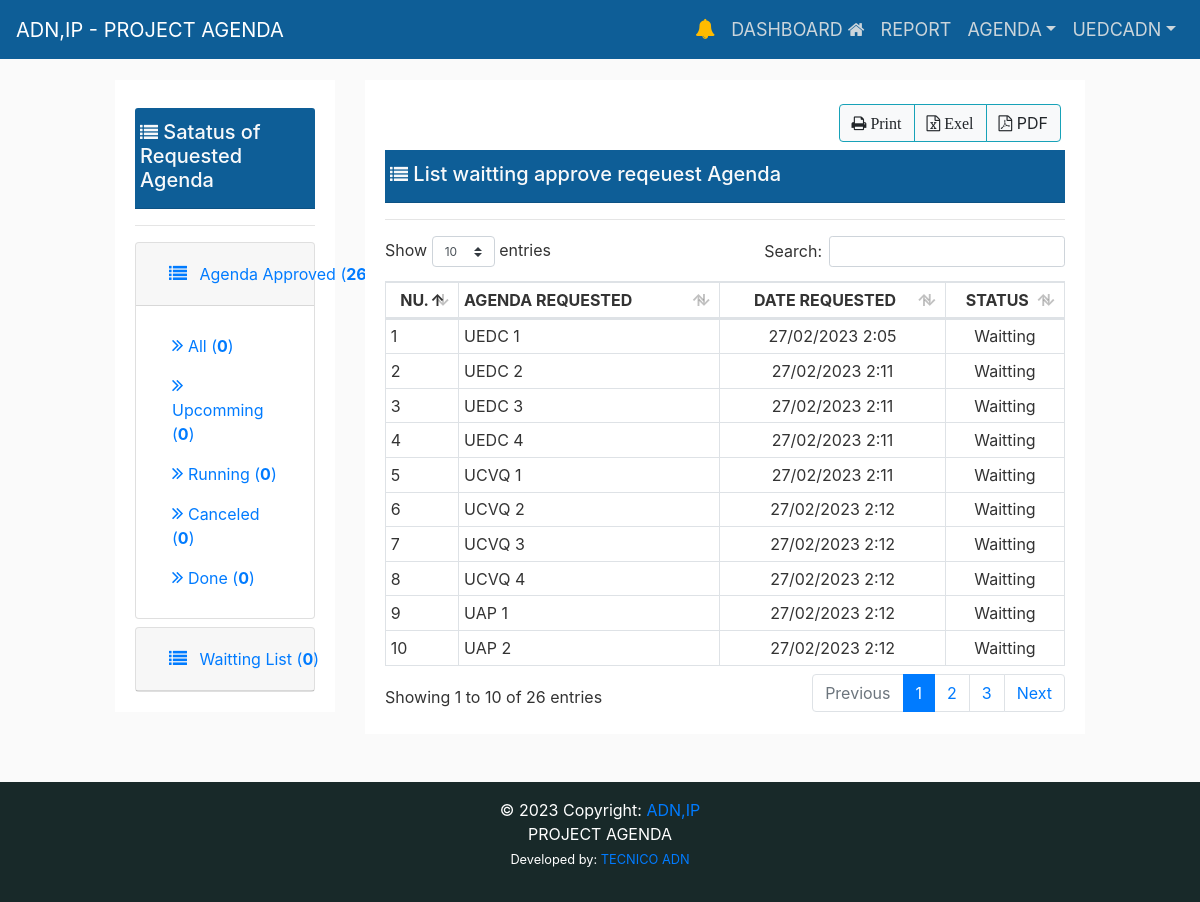
The page /request-agenda/waitting/list/ (signed in) on the database its author committed.
### eventapps/authentication/models.py (models this page shows)
class User(AbstractUser):
    is_dei = models.BooleanField(default=False, verbose_name='Director')
    is_adj = models.BooleanField(default=False, verbose_name='Adjunto')
    is_uga = models.BooleanField(default=False, verbose_name='UGA')
    is_uap = models.BooleanField(default=False, verbose_name='UAP')
    is_ucvq = models.BooleanField(default=False, verbose_name='UCVQ')
    is_uedc = models.BooleanField(default=False, verbose_name='UEDC')
    is_secretary = models.BooleanField(
        default=False, verbose_name='SECRETARY')
    is_media = models.BooleanField(default=False, verbose_name='MEDIA')

### eventapps/event/models.py (models this page shows, shortened)
class RequestAgenda(models.Model):
    user = models.ForeignKey(
        User, on_delete=models.CASCADE, related_name="requestagenda")
    title = models.CharField(
        max_length=255, unique=True, verbose_name='Request Agenda:')
    title_slug = models.SlugField(
        max_length=255, null=False, unique=True, verbose_name='Title-Slug')
    is_approve = models.BooleanField(default=False)
    requested_at = models.DateTimeField(auto_now_add=True)
    approved_at = models.DateTimeField(auto_now=True)
    STATUS = (
        ('Pending', 'Pending'),
        ('Read', 'Read'),
    )
    status = models.CharField(max_length=10, choices=STATUS)
    class Meta:
        verbose_name_plural = ("Request Agenda")

### eventapps/event/views.py (the view)
# urls.py: path('request-agenda/waitting/list/', views.waitting_requestedagenda_list,
@login_required(login_url="/login/")
def waitting_requestedagenda_list(request):
    context = {
    }
    return render(request, 'event/request_waitting_list.html', context)

### eventapps/templates/event/request_waitting_list.html (shortened to what this page needs)
{% extends "layouts/base.html" %}
{% load static %}
{% block content %}
<div class="row d-flex justify-content-center ">
    <div class="col-sm-3">
        <div class="border-info shadow-lg bg-white">
            <div class="card-body">
                <div class="card-header bg-card pb-2 mt-2 d-flex justify-content-between">
                    <div class="row flex-row">
                        <h5 class="text-light"> <i class="fa fa-list " style="font-size:18px;"></i> Satatus of Requested
                            Agenda</h5>
                    </div>
                </div>
                <hr>
                <div id="accordion">
                    <div class="card mb-2">
                        <div class="card-header " id="headingOne">
                            <h5 class="mb-0">
                                <button class="btn btn-link" data-toggle="collapse" data-target="#collapseOne"
                                    aria-expanded="true" aria-controls="collapseOne">
                                    <i class="fa fa-list pr-2" style="font-size:18px;"></i>
                                    Agenda Approved
                                    {% if request_approved.count > 0%}
                                    (<b>{{request_approved.count}}</b>)
                                    {% else %}
                                    (<b>0</b>)
                                    {% endif %}
                                </button>
                            </h5>
                        </div>
                        <div id="collapseOne" class="collapse show" aria-labelledby="headingOne"
                            data-parent="#accordion">
                            <div class="card-body">
                                <ul class="nav flex-column">
                                    <li class="nav-item">
                                        <a class="nav-link active" href="#"> <i class="fa fa-angle-double-right"
                                                style="font-size:20px"></i> All (<b>0</b>)</a>
                                    </li>
                                    <li class="nav-item">
                                        <a class="nav-link active" href="#"> <i class="fa fa-angle-double-right"
                                                style="font-size:20px"></i> Upcomming
                                            (<b>0</b>)</a>
                                    </li>
                                    <li class="nav-item">
                                        <a class="nav-link active" href="#"> <i class="fa fa-angle-double-right"
                                                style="font-size:20px"></i> Running
                                            (<b>0</b>)</a>
                                    </li>
                                    <li class="nav-item">
                                        <a class="nav-link active" href="#"> <i class="fa fa-angle-double-right"
                                                style="font-size:20px"></i> Canceled
                                            (<b>0</b>)</a>
                                    </li>
                                    <li class="nav-item">
                                        <a class="nav-link active" href="#"> <i class="fa fa-angle-double-right"
                                                style="font-size:20px"></i> Done
                                            (<b>0</b>)</a>
                                    </li>
                                </ul>
                            </div>
                        </div>
                    </div>
                    <div class="card">
                        <div class="card-header" id="headingTwo">
                            <h5 class="mb-0">
                                <button class="btn btn-link collapsed" data-toggle="collapse" data-target="#collapseTwo"
                                    aria-expanded="false" aria-controls="collapseTwo"><i class="fa fa-list pr-2"
                                        style="font-size:18px;"></i>
                                    Waitting List
                                    {% if request_waitting.count > 0%}
                                    (<b>{{request_waitting.count}}</b>)
                                    {% else %}
                                    (<b>0</b>)
                                    {% endif %}
                                </button>
                            </h5>
                        </div>
                    </div>
                </div>
            </div>
        </div>
    </div>
    <div class="col-sm-9">
        <div class="border-info shadow-lg bg-white">
            <div class="card-body">
                <div class="row mr-1 mt-1">
                    <div class="col-sm-12">
                        <div class="row flex-row-reverse">
                            <div class="btn-group">
                                <button type="button" class="btn btn-light border border-info"><span
                                        class="fa fa-print">
                                        Print</button>
                                <button type="button" class="btn btn-light border border-info"><span
                                        class="fa fa-file-excel-o"> Exel</button>
                                <button type="button" class="btn btn-light border border-info"><span
                                        class="fa fa-file-pdf-o"></span> PDF</button>
                            </div>
                        </div>
                    </div>
                </div>
                <div class="card-header bg-card pb-2 mt-2 d-flex justify-content-between">
                    <div class="row flex-row">
                        <h5 class="text-light"> <i class="fa fa-list" style="font-size:18px;"></i> List waitting approve
                            reqeuest
                            Agenda</h5>
                    </div>
                </div>
                <hr>
                <section id='no-more-tables'>
                    <table class="table table-bordered table-sm" id="example" width="100%" cellspacing="0">
                        <thead>
                            <tr>
                                <th class="text-center">NU.</th>
                                <th>AGENDA REQUESTED</th>
                                <th class="text-center">DATE REQUESTED</th>
                                <th class="text-center">STATUS</th>
                            </tr>
                        </thead>
                        <tbody>
                            {% for obj in request_agenda_list %}
                            <tr>
                                <td data-title="Nu.">{{ forloop.counter }}</td>
                                <td data-title="Title">
                                    {{obj.title }}
                                </td>
                                <td class="text-center">
                                    {{obj.requested_at|date:"d/m/Y G:i" }}
                                </td>
                                <td class="text-center">
                                    {% if obj.approve == True %}
                                    Approved
                                    {% else %}
                                    Waitting
                                    {% endif %}
                                </td>
                            </tr>
                            {% endfor %}
                        </tbody>
                    </table>
                </section>
            </div>
        </div>
    </div>
    {% endblock %}

### eventapps/templates/includes/navigation.html (shortened to what this page needs)
{% load static %}
<header class="site-header fixed-top">
    <nav class="navbar navbar-expand-md navbar-dark bg-card">
        <a class="navbar-brand ps-2" href="{%url 'home' %}">
            ADN,IP - PROJECT AGENDA </a>
        {% if user.is_authenticated %}
        <div class="collapse navbar-collapse" id="navbarsExampleDefault">
            <ul class="navbar-nav ml-auto">
                {% if pending_upcoming.count != 0 %}
                <li class="nav-item"><a class="nav-link" href="{% url 'upcomingAgenda_read' %}">
                        <i class='fa fa-bell' style='font-size:20px; color:rgb(255, 187, 0)'></i>
                        {% if pending_upcoming.count != 0 %}
                        <span class="ag">{{ pending_upcoming.count }}</span>
                        {% endif %}
                    </a>
                </li>
                {% else %}
                <li class="nav-item"><a class="nav-link" href="#">
                        <i class='fa fa-bell' style='font-size:20px; color:rgb(255, 187, 0)'></i>
                    </a>
                </li>
                {% endif %}
                <li class="nav-item"><a class="nav-link" href="{% url 'home' %}">DASHBOARD <i
                            class="fa fa-home"></i></a>
                </li>
                <li class="nav-item"><a class="nav-link" href="#">REPORT </a>
                </li>
                {% if user.groups.all.0.name == 'admin' %}
                <li class="nav-item"><a class="nav-link" href="{% url 'institution_list' %}">INSTITUTION</a>
                </li>
                <li class="nav-item dropdown">
                    <a class="nav-link dropdown-toggle" href="#" id="profile" data-toggle="dropdown"
                        aria-haspopup="true" aria-expanded="false">EVENT</a>
                    <div class="dropdown-menu" aria-labelledby="profile">
                        <a class="dropdown-item" href="{% url 'agenda_list' %}"><i class="fa fa-calendar"
                                aria-hidden="true"></i> Agenda
                        </a>
                        <a class="dropdown-item" href="{% url 'informative_list' %}"><i class="fa fa-calendar"
                                aria-hidden="true"></i>
                            Informative
                            Note</a>
                        <a class="dropdown-item" href="{% url 'requestedagenda_list' %}"><i class="fa fa-calendar"
                                aria-hidden="true"></i>
                            Request Agenda</a>
                    </div>
                </li>
                {% elif user.groups.all.0.name == 'gp_cord' %}
                <li class="nav-item dropdown">
                    <a class="nav-link dropdown-toggle" href="#" id="profile" data-toggle="dropdown"
                        aria-haspopup="true" aria-expanded="false">AGENDA</a>
                </li>
                {% endif %}
                <li class="nav-item dropdown">
                    <a class="nav-link dropdown-toggle" href="#" id="profile" data-toggle="dropdown"
                        aria-haspopup="true" aria-expanded="false">{{ request.user.username|upper }}</a>
                </li>
            </ul>
        </div>
        {% endif %}
    </nav>
</header>

### eventapps/static/main/css/main.css (style rules this page uses)
body { background: #fafafa; color: #333333; margin-top: 5rem; }
h1, h2, h3, h4, h5, h6 { color: #444444; }
.bg-card { background-color: #0e5e97; color: white; font-size: large; }
.site-header .navbar-nav { color: #cbd5db; }
.site-header .navbar-nav .nav-link { color: #cbd5db; padding-right: .5rem !important; padding-left: .5rem !important; }

### rows shown on the page
User: user.username "UEDCADN"
RequestAgenda: title "UEDC 1", requested_at "27/02/2023 2:05"
RequestAgenda: title "UEDC 2", requested_at "27/02/2023 2:11"
RequestAgenda: title "UEDC 3", requested_at "27/02/2023 2:11"
RequestAgenda: title "UEDC 4", requested_at "27/02/2023 2:11"
RequestAgenda: title "UCVQ 1", requested_at "27/02/2023 2:11"
RequestAgenda: title "UCVQ 2", requested_at "27/02/2023 2:12"
RequestAgenda: title "UCVQ 3", requested_at "27/02/2023 2:12"
RequestAgenda: title "UCVQ 4", requested_at "27/02/2023 2:12"
RequestAgenda: title "UAP 1", requested_at "27/02/2023 2:12"
RequestAgenda: title "UAP 2", requested_at "27/02/2023 2:12"

### other values the page prints
{{ request_approved.count }} "26"
